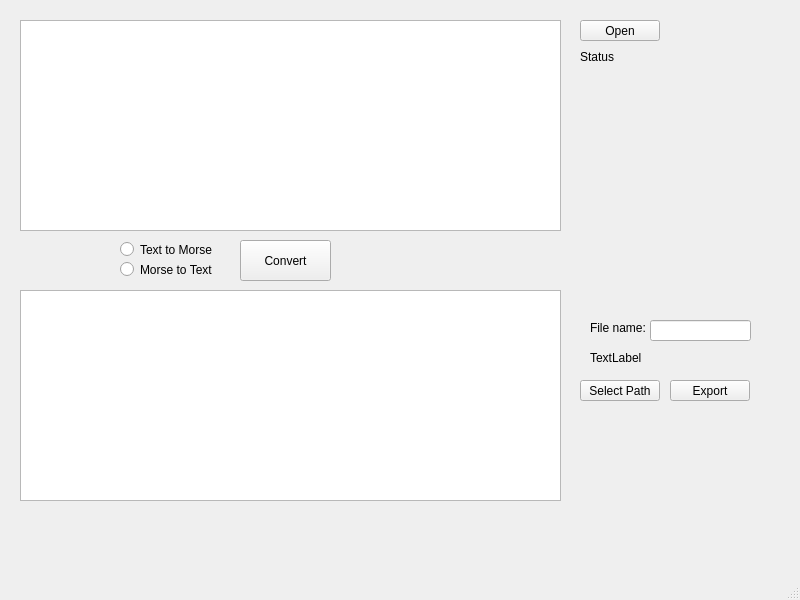
<?xml version="1.0" encoding="UTF-8"?>
<ui version="4.0">
 <class>MainWindow</class>
 <widget class="QMainWindow" name="MainWindow">
  <property name="geometry">
   <rect>
    <x>0</x>
    <y>0</y>
    <width>800</width>
    <height>600</height>
   </rect>
  </property>
  <property name="windowTitle">
   <string>MainWindow</string>
  </property>
  <widget class="QWidget" name="centralwidget">
   <widget class="QPlainTextEdit" name="plainTextEditInput">
    <property name="geometry">
     <rect>
      <x>20</x>
      <y>20</y>
      <width>541</width>
      <height>211</height>
     </rect>
    </property>
   </widget>
   <widget class="QPushButton" name="pushButtonConvert">
    <property name="geometry">
     <rect>
      <x>240</x>
      <y>240</y>
      <width>91</width>
      <height>41</height>
     </rect>
    </property>
    <property name="text">
     <string>Convert</string>
    </property>
   </widget>
   <widget class="QRadioButton" name="radioButtonTextToMorse">
    <property name="geometry">
     <rect>
      <x>120</x>
      <y>240</y>
      <width>101</width>
      <height>19</height>
     </rect>
    </property>
    <property name="text">
     <string>Text to Morse</string>
    </property>
   </widget>
   <widget class="QRadioButton" name="radioButtonMorseToText">
    <property name="geometry">
     <rect>
      <x>120</x>
      <y>260</y>
      <width>101</width>
      <height>19</height>
     </rect>
    </property>
    <property name="text">
     <string>Morse to Text</string>
    </property>
   </widget>
   <widget class="QPushButton" name="pushButtonOpenFile">
    <property name="geometry">
     <rect>
      <x>580</x>
      <y>20</y>
      <width>80</width>
      <height>21</height>
     </rect>
    </property>
    <property name="text">
     <string>Open</string>
    </property>
   </widget>
   <widget class="QPushButton" name="pushButtonSelectPath">
    <property name="geometry">
     <rect>
      <x>580</x>
      <y>380</y>
      <width>80</width>
      <height>21</height>
     </rect>
    </property>
    <property name="text">
     <string>Select Path</string>
    </property>
   </widget>
   <widget class="QPushButton" name="pushButtonExport">
    <property name="geometry">
     <rect>
      <x>670</x>
      <y>380</y>
      <width>80</width>
      <height>21</height>
     </rect>
    </property>
    <property name="text">
     <string>Export</string>
    </property>
   </widget>
   <widget class="QLineEdit" name="lineEditExportFileName">
    <property name="geometry">
     <rect>
      <x>650</x>
      <y>320</y>
      <width>101</width>
      <height>21</height>
     </rect>
    </property>
   </widget>
   <widget class="QLabel" name="labelExportPath">
    <property name="geometry">
     <rect>
      <x>590</x>
      <y>350</y>
      <width>161</width>
      <height>16</height>
     </rect>
    </property>
    <property name="text">
     <string>TextLabel</string>
    </property>
   </widget>
   <widget class="QTextBrowser" name="textBrowserOutput">
    <property name="geometry">
     <rect>
      <x>20</x>
      <y>290</y>
      <width>541</width>
      <height>211</height>
     </rect>
    </property>
   </widget>
   <widget class="QLabel" name="label">
    <property name="geometry">
     <rect>
      <x>590</x>
      <y>320</y>
      <width>61</width>
      <height>16</height>
     </rect>
    </property>
    <property name="text">
     <string>File name: </string>
    </property>
   </widget>
   <widget class="QLabel" name="labelFileOpenStatus">
    <property name="geometry">
     <rect>
      <x>580</x>
      <y>50</y>
      <width>47</width>
      <height>13</height>
     </rect>
    </property>
    <property name="text">
     <string>Status</string>
    </property>
   </widget>
  </widget>
  <widget class="QMenuBar" name="menubar">
   <property name="geometry">
    <rect>
     <x>0</x>
     <y>0</y>
     <width>800</width>
     <height>20</height>
    </rect>
   </property>
  </widget>
  <widget class="QStatusBar" name="statusbar"/>
 </widget>
 <resources/>
 <connections/>
</ui>
